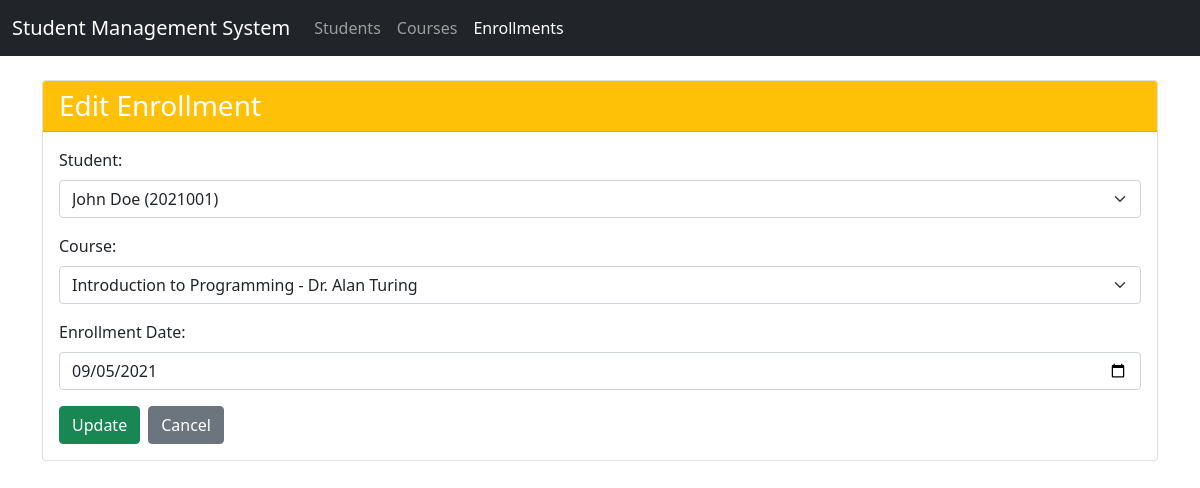
Screenshot of /tp-mvc/index.php?action=enrollments&method=edit&id=1 with the database file from the repository.
### tables this page shows
CREATE TABLE IF NOT EXISTS enrollments (
    enrollment_id INT AUTO_INCREMENT PRIMARY KEY,
    student_id INT NOT NULL,
    course_id INT NOT NULL,
    enrollment_date DATE NOT NULL,
    FOREIGN KEY (student_id) REFERENCES students(student_id) ON DELETE CASCADE,
    FOREIGN KEY (course_id) REFERENCES courses(course_id) ON DELETE CASCADE,
     
    UNIQUE (student_id, course_id)
);

CREATE TABLE IF NOT EXISTS students (
    student_id INT AUTO_INCREMENT PRIMARY KEY,
    name VARCHAR(100) NOT NULL,
    nim VARCHAR(20) NOT NULL UNIQUE,
    phone VARCHAR(20),
    join_date DATE NOT NULL
);

CREATE TABLE IF NOT EXISTS courses (
    course_id INT AUTO_INCREMENT PRIMARY KEY,
    course_name VARCHAR(100) NOT NULL,
    instructor VARCHAR(100) NOT NULL
);

### tp-mvc/controllers/EnrollmentController.php (called while the page is built, shortened)
<?php
require_once 'models/Enrollment.php';
require_once 'models/Student.php';
require_once 'models/Course.php';
class EnrollmentController {
    private $enrollment;
    private $student;
    private $course;
    public function __construct($db) {
        $this->enrollment = new Enrollment($db);
        $this->student = new Student($db);
        $this->course = new Course($db);
    }
    public function edit() {
        $this->enrollment->enrollment_id = $_GET['id'];
        $students = $this->student->read();
        $courses = $this->course->read();
        $this->enrollment->readOne();
        include 'views/enrollments/edit.php';
    }
}
?>

### tp-mvc/models/Student.php (called while the page is built, shortened)
<?php
class Student {
    private $conn;
    private $table_name = "students";
    public function __construct($db) {
        $this->conn = $db;
    }
    public function read() {
        $query = "SELECT * FROM " . $this->table_name . " ORDER BY student_id ASC";
        $result = $this->conn->query($query);
        return $result;
    }
}
?>

### tp-mvc/models/Enrollment.php (called while the page is built, shortened)
<?php
class Enrollment {
    private $conn;
    private $table_name = "enrollments";
    public $enrollment_id;
    public function __construct($db) {
        $this->conn = $db;
    }
    public function readOne() {
        $query = "SELECT * FROM " . $this->table_name . " WHERE enrollment_id = ?";
        $stmt = $this->conn->prepare($query);
        $stmt->bind_param("i", $this->enrollment_id);
        $stmt->execute();
        $result = $stmt->get_result();
        if($result->num_rows == 1) {
            $row = $result->fetch_assoc();
            $this->student_id = $row['student_id'];
            $this->course_id = $row['course_id'];
            $this->enrollment_date = $row['enrollment_date'];
            return true;
        }
        return false;
    }
}
?>

### tp-mvc/models/Course.php (called while the page is built, shortened)
<?php
class Course {
    private $conn;
    private $table_name = "courses";
    public function __construct($db) {
        $this->conn = $db;
    }
    public function read() {
        $query = "SELECT * FROM " . $this->table_name . " ORDER BY course_id ASC";
        $result = $this->conn->query($query);
        return $result;
    }
}
?>

### tp-mvc/views/enrollments/edit.php (the view, shortened to what this page needs)
<?php include 'views/layout/header.php'; ?>
<div class="card">
    <div class="card-header bg-warning text-white">
        <h1 class="h3 mb-0">Edit Enrollment</h1>
    </div>
    <div class="card-body">
        <form method="post">
            <div class="mb-3">
                <label for="student_id" class="form-label">Student:</label>
                <select name="student_id" id="student_id" class="form-select" required>
                    <?php while($student = $students->fetch_assoc()): ?>
                        <option value="<?php echo $student['student_id']; ?>" <?php echo ($student['student_id'] == $this->enrollment->student_id) ? 'selected' : ''; ?>>
                            <?php echo $student['name'] . ' (' . $student['nim'] . ')'; ?>
                        </option>
                    <?php endwhile; ?>
                </select>
            </div>
            <div class="mb-3">
                <label for="course_id" class="form-label">Course:</label>
                <select name="course_id" id="course_id" class="form-select" required>
                    <?php while($course = $courses->fetch_assoc()): ?>
                        <option value="<?php echo $course['course_id']; ?>" <?php echo ($course['course_id'] == $this->enrollment->course_id) ? 'selected' : ''; ?>>
                            <?php echo $course['course_name'] . ' - ' . $course['instructor']; ?>
                        </option>
                    <?php endwhile; ?>
                </select>
            </div>
            <div class="mb-3">
                <label for="enrollment_date" class="form-label">Enrollment Date:</label>
                <input type="date" name="enrollment_date" id="enrollment_date" class="form-control" value="<?php echo $this->enrollment->enrollment_date; ?>" required>
            </div>
            <div class="d-flex gap-2">
                <button type="submit" class="btn btn-success">Update</button>
                <a href="index.php?action=enrollments" class="btn btn-secondary">Cancel</a>
            </div>
        </form>
    </div>
</div>
<?php include 'views/layout/footer.php'; ?>

### rows the page displays
enrollments: student_id "John Doe (2021001)", course_id "Introduction to Programming - Dr. Alan Turing", enrollment_date "09/05/2021"
